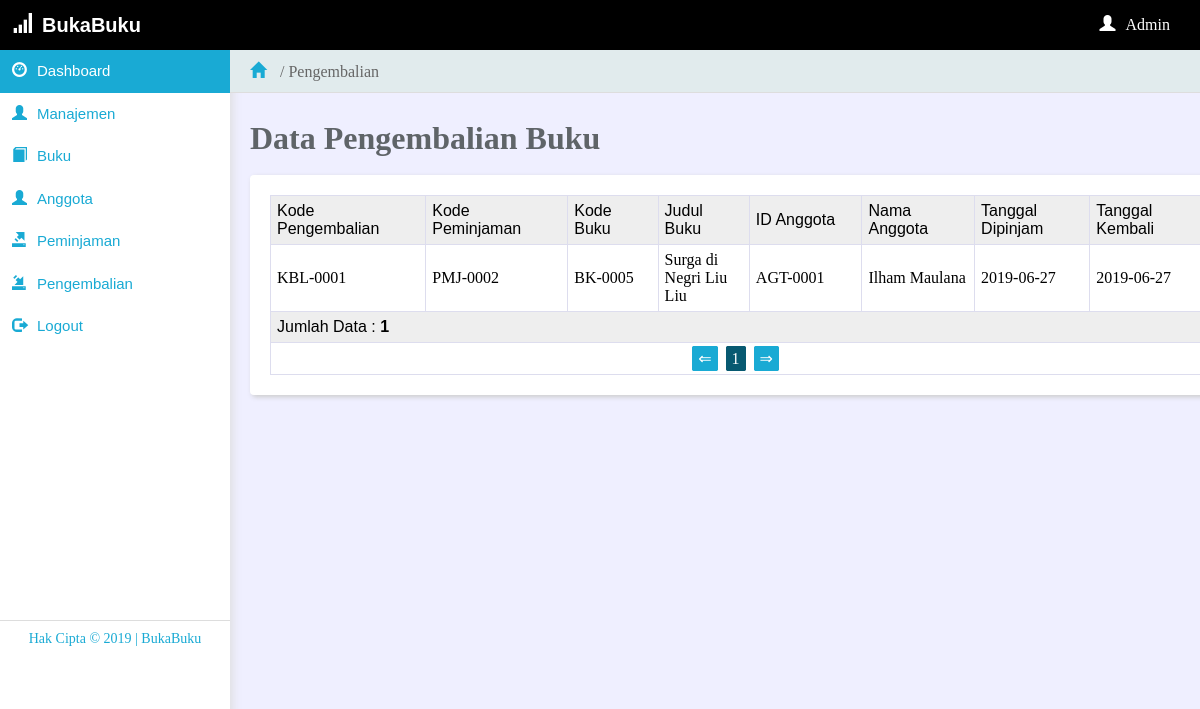
Screenshot of /user/admin/index.php?m=view&p=pengembalian (signed in) with the database file from the repository.
### tables this page shows
CREATE TABLE `pengembalian` (
  `kd_pengembalian` varchar(15) NOT NULL,
  `kd_peminjaman` varchar(15) NOT NULL,
  `tgl_kembali` date NOT NULL
);

CREATE TABLE `peminjaman` (
  `kd_peminjaman` varchar(15) NOT NULL,
  `kd_buku` varchar(15) NOT NULL,
  `id_anggota` varchar(15) NOT NULL,
  `tgl_pinjam` date NOT NULL
);

CREATE TABLE `buku` (
  `kd_buku` varchar(15) NOT NULL,
  `judul_buku` varchar(150) NOT NULL,
  `pengarang` varchar(30) NOT NULL,
  `penerbit` varchar(30) NOT NULL,
  `tahun` varchar(4) NOT NULL,
  `stok` int(3) NOT NULL,
  `tersedia` int(3) NOT NULL,
  `foto` varchar(150) NOT NULL
);

CREATE TABLE `anggota` (
  `id_anggota` varchar(10) NOT NULL,
  `nama_anggota` varchar(30) NOT NULL,
  `tgl_lahir` date NOT NULL,
  `jenkel` varchar(1) NOT NULL,
  `alamat` text NOT NULL,
  `no_hp` varchar(15) NOT NULL,
  `foto` varchar(100) NOT NULL
);

### user/admin/view/pengembalian.php (the view)
<h1>Data Pengembalian Buku</h1>
<br>
<div class="panel">
	<table class="datatable">
		<tr>
			<th>Kode Pengembalian</th>
			<th>Kode Peminjaman</th>
			<th>Kode Buku</th>
			<th>Judul Buku</th>
			<th>ID Anggota</th>
			<th>Nama Anggota</th>
			<th>Tanggal Dipinjam</th>
			<th>Tanggal Kembali</th>
		</tr>
		<?php
			$batas=15;
    		$pg=isset($_GET['pg'])?$_GET['pg']:"";
        	if(empty($pg)) {
        	    $posisi=0;
        	    $pg=1;
        	}
        	else {
        	    $posisi=($pg-1)*$batas;
        	}
			$sql = mysqli_query($con,"select * from pengembalian limit $posisi,$batas");
			if(mysqli_num_rows($sql) > 0) {
				while ($dataPengembalian = mysqli_fetch_array($sql)) {
					$dataPeminjaman = mysqli_fetch_array(mysqli_query($con,"select * from peminjaman where kd_peminjaman = '$dataPengembalian[kd_peminjaman]'"));
					$dataJudul = mysqli_fetch_array(mysqli_query($con,"select judul_buku from buku where kd_buku = '$dataPeminjaman[kd_buku]'"));
					$dataNama = mysqli_fetch_array(mysqli_query($con,"select nama_anggota from anggota where id_anggota = '$dataPeminjaman[id_anggota]'"));
					echo "	<tr class='tr'>
								<td>$dataPengembalian[kd_pengembalian]</td>
								<td>$dataPengembalian[kd_peminjaman]</td>
								<td>$dataPeminjaman[kd_buku]</td>
								<td>$dataJudul[judul_buku]</td>
								<td>$dataPeminjaman[id_anggota]</td>
								<td>$dataNama[nama_anggota]</td>
								<td>$dataPengembalian[tgl_kembali]</td>
								<td>$dataPeminjaman[tgl_pinjam]</td>
							<tr>
					";
				}
			}
			else {
				echo "	<tr>
							<td colspan='9' align='center'>Data tidak tersedia</td>
						<tr>
					";
			}
			$jml_data = mysqli_num_rows(mysqli_query($con, "select * from pengembalian"));
			$JmlHalaman = ceil($jml_data/$batas);
			if ($pg>1) {
				$link=$pg-1;
				$prev="<a href='index.php?m=view&p=pengembalian&?pg=$link' class='btn-pg'>&lArr;</a>";
			}
			else {
				$prev="<a href='#' class='btn-pg'>&lArr;</a>";
			}
			$nmr = '';
			for ($i=1;$i<=$JmlHalaman;$i++) {
				if ($i==$pg)
					{
	    				$nmr.="<a href='#' class='btn-pgactive'>$i</a>";
					}
				else {
	    			$nmr.="<a href='index.php?m=view&p=pengembalian&pg=$i' class='btn-pg'>$i</a>";
				}
			}
			if ($pg<$JmlHalaman ) {
				$link2=$pg+1;
				$next="<a href='index.php?m=view&p=pengembalian&pg=$link2' class='btn-pg'>&rArr;</a>";
			}
			else {
				$next="<a href='#' class='btn-pg'>&rArr;</a>";
			}
		?>
		<tr><th colspan="10">Jumlah Data :<b> <?php echo $jml_data; ?></b> </th></tr>
	<?php
		echo "<tr>
            	<td colspan='9' align='center'>
            		$prev $nmr $next
            	</td>
    		</tr>";
	?>
	</table>
</div>

### config/css/internal-css.css (style rules this page uses)
body { background-color: #efefff; overflow-x: hidden; }
h1, h2, h3, h4, h5, h6 { color: #5f6468; }
a { color: #fff; text-decoration: none; }
.panel { background-color: #fff; width: 97%; padding: 20px; border-radius: 4px; box-shadow: 2px 2px 5px #ccc; margin-bottom: 20px; }
.datatable { border-collapse: collapse; }
.datatable th { width: 1%; text-align: left; background-color:#eee; color:#000; border:1px solid #dde; padding:6px; font-family: sans-serif; font-weight: 500; }
.datatable td { padding: 6px; border:1px solid #dde; }
.btn-pg { border:1px solid #19AAD4; background-color: #19AAD4; color: #fff; padding: 3px 5px 3px 5px; margin-left: 2px; margin-right: 2px; border-radius: 2px; text-decoration: none; }
.btn-pgactive { border:1px solid #075971; background-color: #075971; color: #fff; padding: 3px 5px 3px 5px; margin-left: 2px; margin-right: 2px; border-radius: 2px; text-decoration: none; }

### config/css/internal-menu.css (style rules this page uses)
* { margin: 0px; padding: 0px; }

### rows the page displays
pengembalian: kd_pengembalian "KBL-0001", kd_peminjaman "PMJ-0002", kd_peminjaman.kd_buku "BK-0005", buku.judul_buku "Surga di Negri Liu Liu", kd_peminjaman.id_anggota "AGT-0001", anggota.nama_anggota "Ilham Maulana", tgl_kembali "2019-06-27", kd_peminjaman.tgl_pinjam "2019-06-27"

### other values shown
$ex[$i] "Pengembalian"
$jml_data "1"
